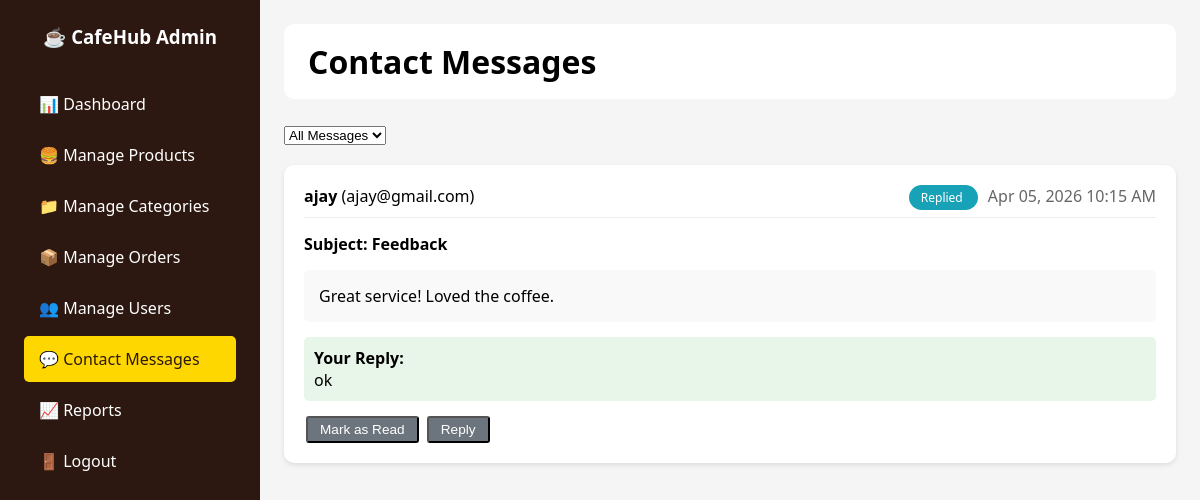
Page /contact_messages.php (signed in) on the committed database.
### tables this page shows
CREATE TABLE `contact_messages` (
  `id` int(11) NOT NULL,
  `user_id` int(11) DEFAULT NULL,
  `name` varchar(100) NOT NULL,
  `email` varchar(100) NOT NULL,
  `subject` varchar(200) NOT NULL,
  `message` text NOT NULL,
  `status` enum('unread','read','replied') DEFAULT 'unread',
  `admin_reply` text DEFAULT NULL,
  `created_at` timestamp NOT NULL DEFAULT current_timestamp()
);

### contact_messages.php (the view, shortened to what this page needs)
<?php
require_once '../config/database.php';
$status_filter = isset($_GET['status']) ? $_GET['status'] : '';
$sql = "SELECT cm.*, u.name as user_name FROM contact_messages cm LEFT JOIN users u ON cm.user_id = u.id";
if($status_filter) {
    $sql .= " WHERE cm.status = ? ORDER BY cm.created_at DESC";
    $stmt = $pdo->prepare($sql);
    $stmt->execute([$status_filter]);
} else {
    $sql .= " ORDER BY cm.created_at DESC";
    $stmt = $pdo->query($sql);
}
$messages = $stmt->fetchAll();
?>
<!DOCTYPE html>
<html lang="en">
<head>
    <link rel="stylesheet" href="../css/admin.css">
</head>
<body>
    <div class="admin-container">
        <div class="admin-sidebar">
            <h3>☕ CafeHub Admin</h3>
            <ul>
                <li><a href="dashboard.php">📊 Dashboard</a></li>
                <li><a href="manage_products.php">🍔 Manage Products</a></li>
                <li><a href="manage_categories.php">📁 Manage Categories</a></li>
                <li><a href="orders.php">📦 Manage Orders</a></li>
                <li><a href="users.php">👥 Manage Users</a></li>
                <li><a href="contact_messages.php" class="active">💬 Contact Messages</a></li>
                <li><a href="reports.php">📈 Reports</a></li>
                <li><a href="logout.php">🚪 Logout</a></li>
            </ul>
        </div>
        <div class="admin-main">
            <div class="admin-header">
                <h1>Contact Messages</h1>
            </div>
            <div class="filter-bar" style="margin-bottom: 20px;">
                <select id="statusFilter" onchange="filterMessages()">
                    <option value="">All Messages</option>
                </select>
            </div>
            <?php foreach($messages as $msg): ?>
            <div class="message-card">
                <div class="message-header">
                    <div>
                        <strong><?php echo htmlspecialchars($msg['name']); ?></strong>
                        (<?php echo htmlspecialchars($msg['email']); ?>)
                    </div>
                    <div>
                        <span class="message-status status-<?php echo $msg['status']; ?>">
                            <?php echo ucfirst($msg['status']); ?>
                        </span>
                        <span style="margin-left: 10px; color: #666;">
                            <?php echo date('M d, Y h:i A', strtotime($msg['created_at'])); ?>
                        </span>
                    </div>
                </div>
                <h4>Subject: <?php echo htmlspecialchars($msg['subject']); ?></h4>
                <p style="margin: 15px 0; background: #f9f9f9; padding: 15px; border-radius: 5px;">
                    <?php echo nl2br(htmlspecialchars($msg['message'])); ?>
                </p>
                <?php if($msg['admin_reply']): ?>
                <div style="background: #e8f5e9; padding: 10px; border-radius: 5px; margin-top: 10px;">
                    <strong>Your Reply:</strong><br>
                    <?php echo nl2br(htmlspecialchars($msg['admin_reply'])); ?>
                </div>
                <?php endif; ?>
                <div style="margin-top: 15px;">
                    <form method="POST" style="display: inline;">
                        <button type="submit" name="update_status" class="btn-sm">Mark as Read</button>
                    </form>
                    <button onclick="showReplyBox(<?php echo $msg['id']; ?>)" class="btn-sm">Reply</button>
                </div>
            </div>
            <?php endforeach; ?>
        </div>
    </div>
</body>
</html>

### admin.css (style rules this page uses)
* { margin: 0; padding: 0; box-sizing: border-box; }
body { font-family: 'Segoe UI', Tahoma, Geneva, Verdana, sans-serif; background: #f5f5f5; }
.admin-container { display: flex; min-height: 100vh; }
.admin-sidebar { width: 260px; background: #2c1810; color: white; padding: 1.5rem; }
.admin-sidebar h3 { margin-bottom: 2rem; text-align: center; }
.admin-sidebar ul { list-style: none; }
.admin-sidebar li a { display: block; padding: 12px 15px; color: white; text-decoration: none; border-radius: 5px; margin: 5px 0; transition: background 0.3s; }
.admin-sidebar li a:hover, .admin-sidebar li a.active { background: #ffd700; color: #2c1810; }
.admin-main { flex: 1; background: #f5f5f5; padding: 1.5rem; }
.admin-header { background: white; padding: 1rem 1.5rem; border-radius: 10px; margin-bottom: 1.5rem; display: flex; justify-content: space-between; align-items: center; }
.btn-sm { padding: 4px 12px; background: #6c757d; color: white; text-decoration: none; border-radius: 3px; font-size: 0.85rem; display: inline-block; margin: 0 2px; }

### contact_messages.php (style rules this page uses)
.message-card { background: white; border-radius: 10px; padding: 20px; margin-bottom: 20px; box-shadow: 0 2px 5px rgba(0,0,0,0.1); }
.message-header { display: flex; justify-content: space-between; align-items: center; margin-bottom: 15px; padding-bottom: 10px; border-bottom: 1px solid #eee; }
.message-status { padding: 4px 12px; border-radius: 20px; font-size: 12px; }
.status-replied { background: #17a2b8; color: white; }

### rows in the picture
contact_messages: name "ajay", email "ajay@gmail.com", status "Replied", created_at "Apr 05, 2026 10:15 AM", subject "Feedback", message "Great service! Loved the coffee.", admin_reply "ok"
